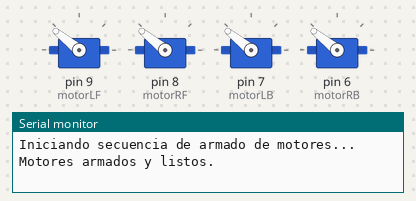
The sketch below on a simulated Arduino Uno, built with avr-gcc and run on an emulated ATmega328P. Shown: 4 × servo, the last lines printed to the serial monitor.

Above: at 0.05 s.
At 14.45 s:
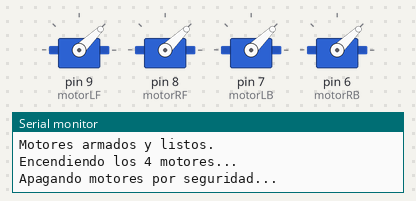
Timing chart, 0 to 18.8 s (numbered marks = the images above):
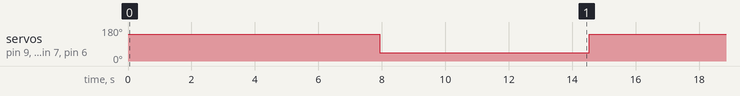

Measured:
- by itself, servo on pin 9 (motorLF), servo on pin 8 (motorRF), servo on pin 7 (motorLB), servo on pin 6 (motorRB): alternates 141° for 7.9 s and 44° for 6.6 s

The sketch:

cuatroMotores.ino
```cpp
#include <Servo.h>

// Definición de los pines para los 4 motores
const int PIN_MOTOR_LF = 9;  // Delantero Izquierdo (Left Front)
const int PIN_MOTOR_RF = 8;  // Delantero Derecho (Right Front)
const int PIN_MOTOR_LB = 7;  // Trasero Izquierdo (Left Back)
const int PIN_MOTOR_RB = 6;  // Trasero Derecho (Right Back)

// Creación de los objetos Servo para cada motor
Servo motorLF;
Servo motorRF;
Servo motorLB;
Servo motorRB;

// Velocidad base para encender los motores (rango de 1000 a 2000 microsegundos)
// 1000uS suele ser el motor apagado, ~1150uS a 1200uS es el punto de inicio de rotación estable.
const int VELOCIDAD_ENCENDIDO = 1200;

void setup() {
  // Inicializar la comunicación serie para monitoreo
  Serial.begin(9600);
  Serial.println("Iniciando secuencia de armado de motores...");

  // Vincular los objetos Servo a sus pines correspondientes
  motorLF.attach(9);
  motorRF.attach(8);
  motorLB.attach(7);
  motorRB.attach(6);

  // --- SECUENCIA DE ARMADO (Seguridad para ESCs) ---
  // La mayoría de los ESCs necesitan recibir la señal mínima para "armarse" por seguridad
  motorLF.writeMicroseconds(2000);
  motorRF.writeMicroseconds(2000);
  motorLB.writeMicroseconds(2000);
  motorRB.writeMicroseconds(2000);

  delay(0); // Esperar 3 segundos para que los ESCs calibren/confirmen el armado
  Serial.println("Motores armados y listos.");
}

void loop() {
  Serial.println("Encendiendo los 4 motores...");

  // Enviar la señal para que los 4 motores empiecen a girar
  motorLF.writeMicroseconds(2000);
  motorRF.writeMicroseconds(2000);
  motorLB.writeMicroseconds(2000);
  motorRB.writeMicroseconds(2000);

  delay(7890); // Mantener los motores encendidos por 5 segundos

  Serial.println("Apagando motores por seguridad...");

  // Apagar motores (enviar señal mínima)
  motorLF.writeMicroseconds(1000);
  motorRF.writeMicroseconds(1000);
  motorLB.writeMicroseconds(1000);
  motorRB.writeMicroseconds(1000);

  delay(6600); // Esperar 5 segundos antes de reiniciar el bucle
}
```
